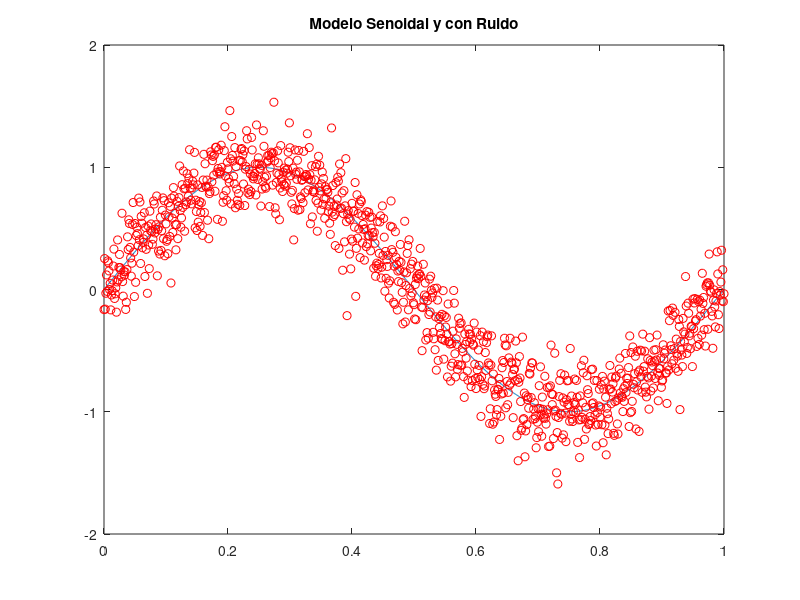
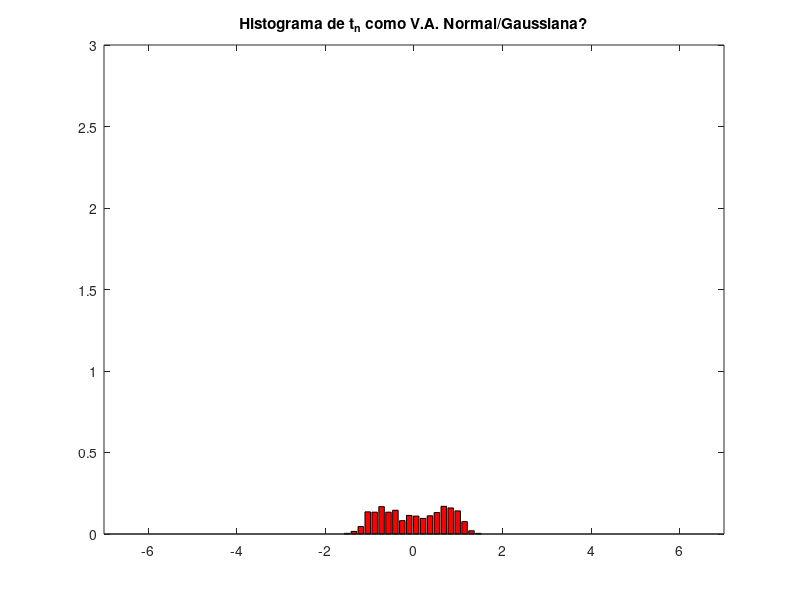
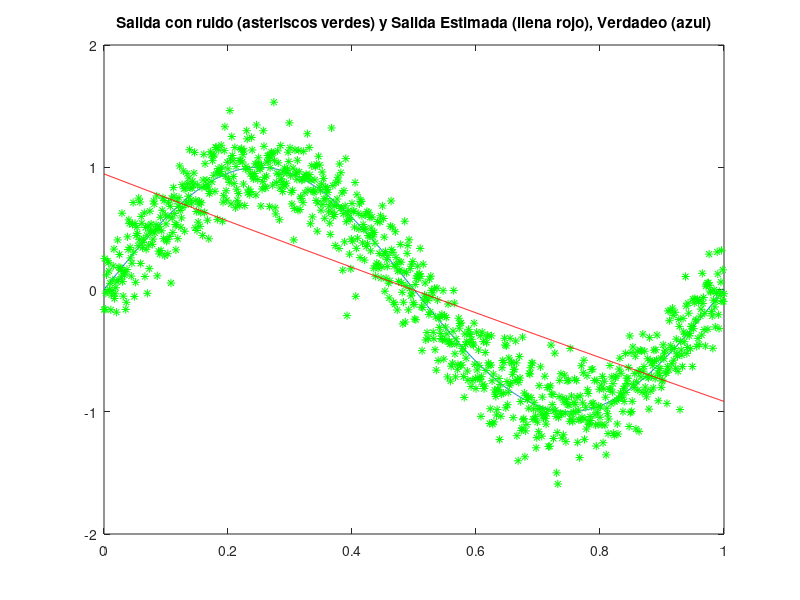
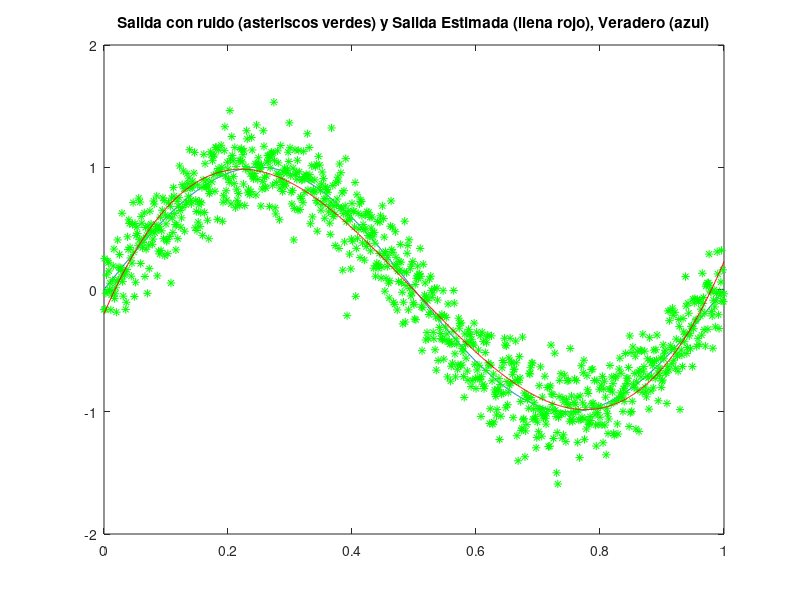

Here is the MATLAB script that generated these plots, in order:
% Modelo polinomial vs sin(2pix)
format long
close all
clear all

x = [0:0.001:1];
N = max(size(x));
TrueMo = sin(2*pi*x);
SIGMA = 0.2;
tn = TrueMo + normrnd(0,SIGMA,1,N);

figure(1), plot(x,TrueMo),title('Modelo Senoidal y con Ruido')
hold on, plot(x,tn,'o r')

[ejex,ejey] = hist(tn,20);
figure(2),bar(ejey,ejex/(N*.5),'r'), axis([-7 7 0 3]),
title('Histograma de t_n como V.A. Normal/Gaussiana?')
meanX = mean(tn)
varX = cov(tn)
momSkew = skewness(tn)
momkurt = kurtosis(tn)

% Calculos de sumatorias para el sist. de ecuaciones normales: polinomio de
% orden 2 : p_2 (x)

E1a0 = max(size(x));
E1a1 = sum(x);
E1a2 = sum(x.^2);
E2a0 = E1a1;
E2a1 = E1a2;
E2a2 = sum(x.^3);
E3a0 = E2a1;
E3a1 = E2a2;
E3a2 = sum(x.^4);

y1 = sum(tn);
y2 = sum(tn.*x);
y3 = sum(tn.*x.^2);

% Matriz del sistema (Regresor) lineal de ecuaciones para Minimos Cuadrados

A = [E1a0 E1a1 E1a2; E2a0 E2a1 E2a2; E3a0 E3a1 E3a2];
y = [y1; y2; y3];

% Estimacion de Minimos Cuadrados para los a2, a1, y a0

aest = A\y

f  = aest(3)*x.^2 + aest(2)*x + aest(1);

% Error cuadratico prom:

SumEx = sum((tn - f).^2)/E1a0

% 
% Dibujo de la comparacion entre la salida original y la salida estimada 
% 

figure,plot(x,TrueMo),hold on,plot(x,tn,'g*'),hold on,plot(x,f,'r'),title('Salida con ruido (asteriscos verdes) y Salida Estimada (llena rojo), Verdadeo (azul)');

% Calculos de sumatorias para el sist. de ecuaciones normales: polinomio de
% orden 3: p_3 (x)

E1a0 = max(size(x));
E1a1 = sum(x);
E1a2 = sum(x.^2);
E1a3 = sum(x.^3);
E2a0 = E1a1;
E2a1 = E1a2;
E2a2 = E1a3;
E2a3 = sum(x.^4);
E3a0 = E2a1;
E3a1 = E2a2;
E3a2 = E2a3;
E3a3 = sum(x.^5);
E4a0 = E3a1;
E4a1 = E3a2;
E4a2 = E3a3;
E4a3 = sum(x.^6);

y1 = sum(tn);
y2 = sum(tn.*x);
y3 = sum(tn.*x.^2);
y4 = sum(tn.*x.^3);

% Matriz del sistema (Regresor) lineal de ecuaciones para Minimos Cuadrados

A = [E1a0 E1a1 E1a2 E1a3; E2a0 E2a1 E2a2 E2a3; E3a0 E3a1 E3a2 E3a3; E4a0 E4a1 E4a2 E4a3];
y = [y1; y2; y3; y4];

% Estimacion de Minimos Cuadrados para los a3, a2, a1, y a0

aest = A\y

f  = aest(4)*x.^3 + aest(3)*x.^2 + aest(2)*x + aest(1);

% Error cuadratico prom:

SumEx = sum((tn - f).^2)/E1a0

% 
% Dibujo de la comparacion entre la salida original y la salida estimada 
% 

figure,plot(x,TrueMo),hold on,plot(x,tn,'g*'),hold on,plot(x,f,'r'),title('Salida con ruido (asteriscos verdes) y Salida Estimada (llena rojo), Veradero (azul)');